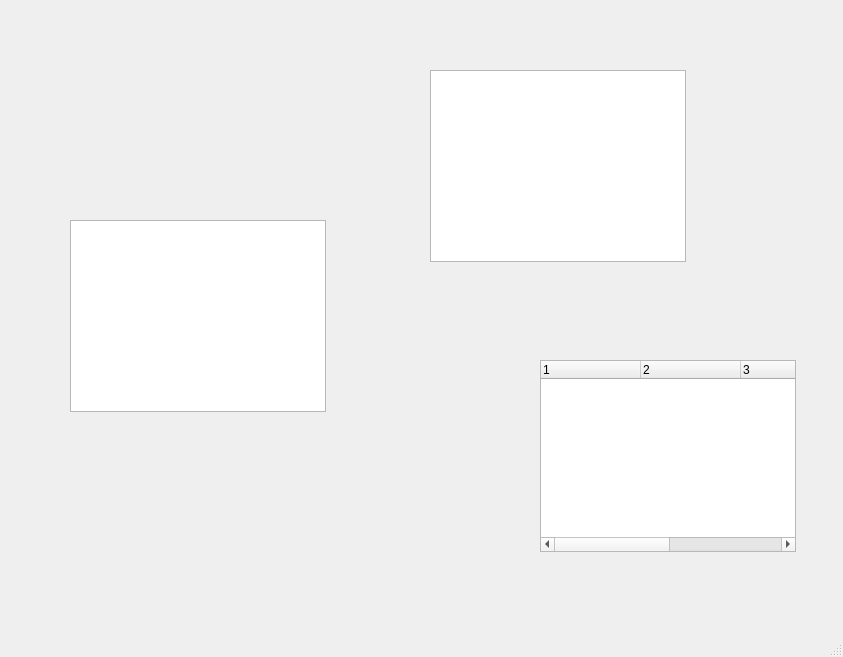
<?xml version="1.0" encoding="UTF-8"?>
<ui version="4.0">
 <class>MainWindow</class>
 <widget class="QMainWindow" name="MainWindow">
  <property name="geometry">
   <rect>
    <x>0</x>
    <y>0</y>
    <width>843</width>
    <height>657</height>
   </rect>
  </property>
  <property name="windowTitle">
   <string>MainWindow</string>
  </property>
  <widget class="QWidget" name="centralwidget">
   <widget class="QTreeWidget" name="treeWidget">
    <property name="geometry">
     <rect>
      <x>540</x>
      <y>360</y>
      <width>256</width>
      <height>192</height>
     </rect>
    </property>
    <property name="columnCount">
     <number>5</number>
    </property>
    <column>
     <property name="text">
      <string notr="true">1</string>
     </property>
    </column>
    <column>
     <property name="text">
      <string notr="true">2</string>
     </property>
    </column>
    <column>
     <property name="text">
      <string notr="true">3</string>
     </property>
    </column>
    <column>
     <property name="text">
      <string notr="true">4</string>
     </property>
    </column>
    <column>
     <property name="text">
      <string notr="true">5</string>
     </property>
    </column>
   </widget>
   <widget class="QListWidget" name="listWidget">
    <property name="geometry">
     <rect>
      <x>430</x>
      <y>70</y>
      <width>256</width>
      <height>192</height>
     </rect>
    </property>
    <property name="modelColumn">
     <number>0</number>
    </property>
    <property name="currentRow">
     <number>-1</number>
    </property>
   </widget>
   <widget class="QTableWidget" name="tableWidget">
    <property name="geometry">
     <rect>
      <x>70</x>
      <y>220</y>
      <width>256</width>
      <height>192</height>
     </rect>
    </property>
   </widget>
  </widget>
  <widget class="QMenuBar" name="menubar">
   <property name="geometry">
    <rect>
     <x>0</x>
     <y>0</y>
     <width>843</width>
     <height>26</height>
    </rect>
   </property>
  </widget>
  <widget class="QStatusBar" name="statusbar"/>
 </widget>
 <resources/>
 <connections/>
</ui>
